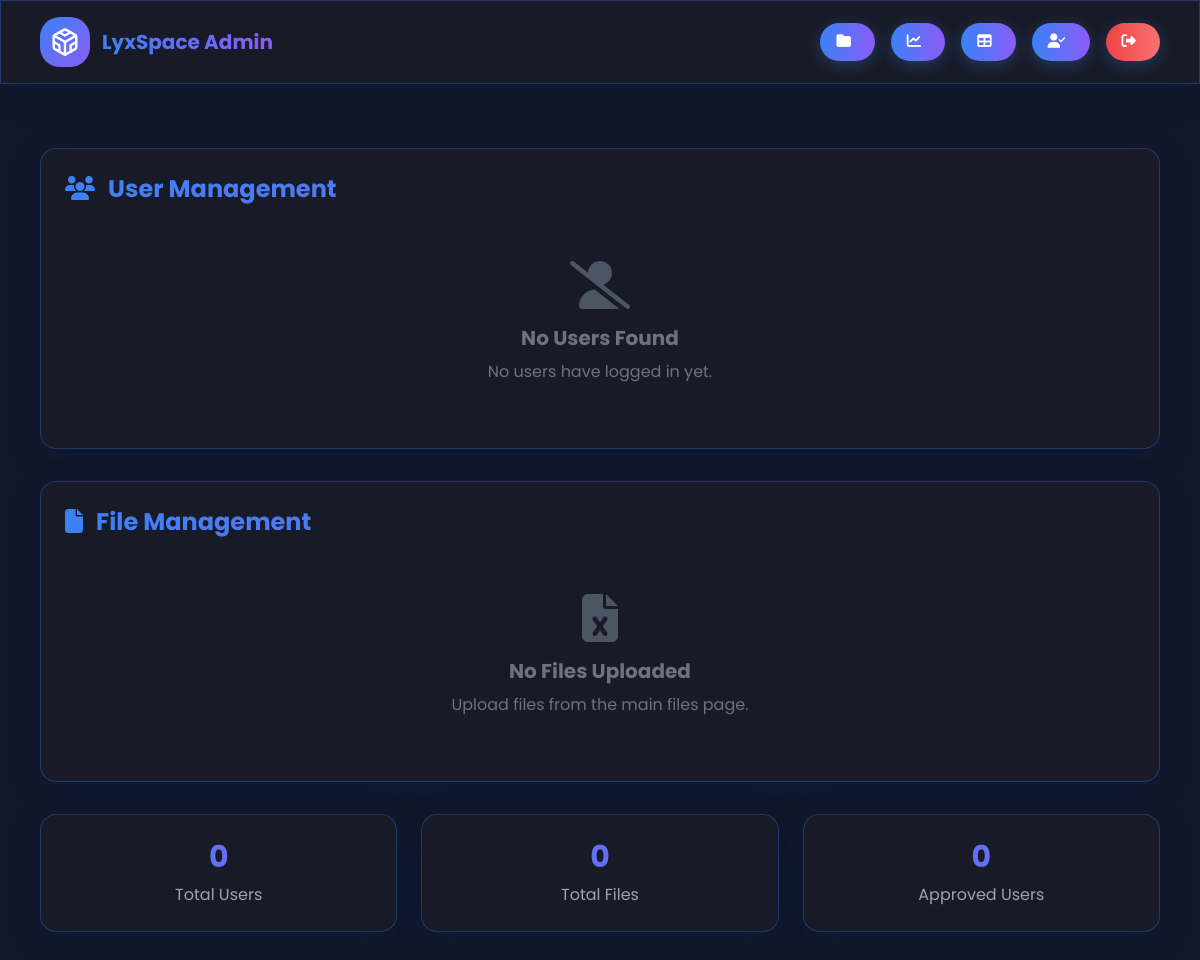
Page /admin (signed in) on the earlier database version.
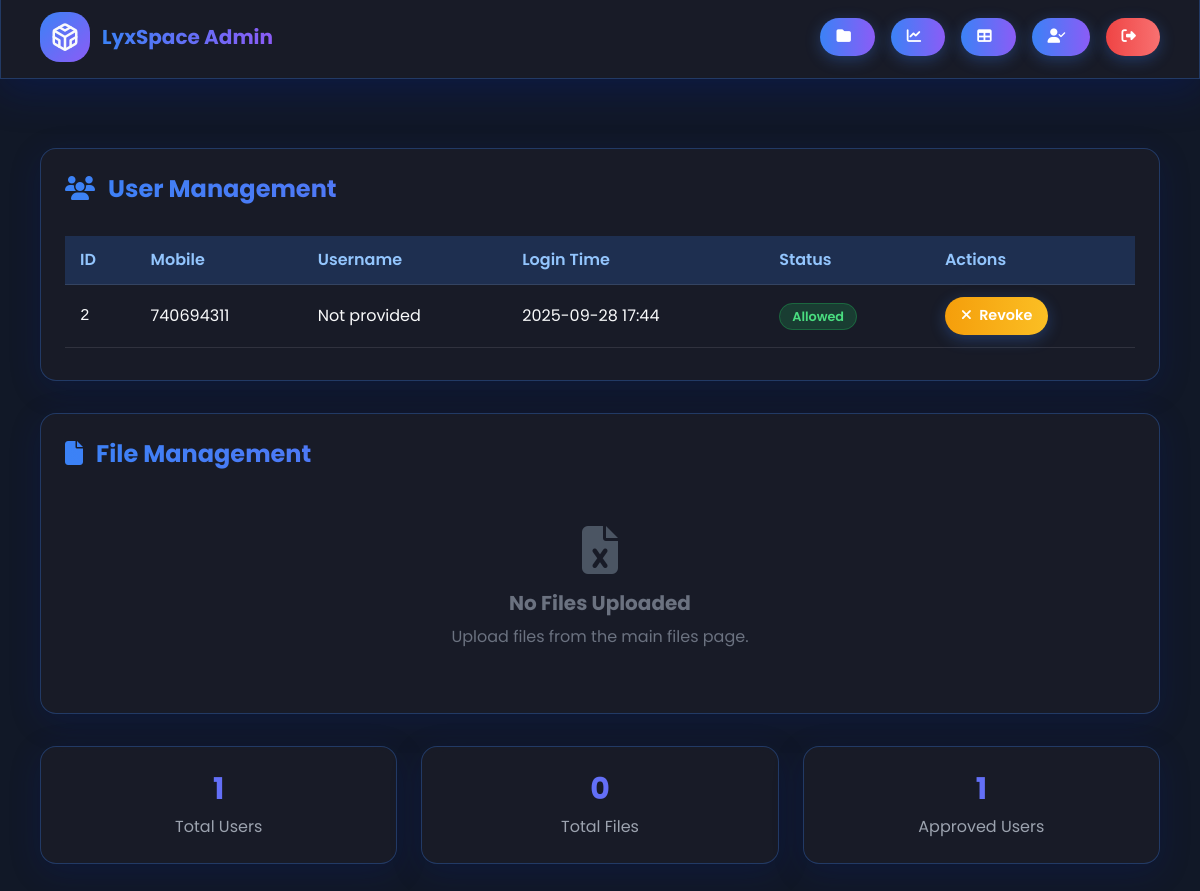
Same page on the later database version.
### app.py (models this page shows)
class User(db.Model, UserMixin):
    id = db.Column(db.Integer, primary_key=True)
    mobile = db.Column(db.Integer, unique=True, nullable=True)
    username = db.Column(db.String(255), nullable=True)
    login_at = db.Column(db.DateTime, default=nairobi_time)
    allowed = db.Column(db.String(255), default="no", nullable=True)
    @property
    def is_allowed(self):
        return self.allowed.lower() == "yes"

### app.py (the view)
@app.route("/admin")
@login_required
@admin_required
def admin_panel():
    users = User.query.filter(User.id != 1).all()  # Exclude admin
    files = FileStore.query.all()
    return render_template("admin.html", users=users, files=files)

### app.py (called while the page is built)
def admin_required(f):
    @wraps(f)
    def decorated_function(*args, **kwargs):
        if not current_user.is_authenticated or current_user.id != 1:
            flash("Admin access required.", "error")
            return redirect(url_for('login'))
        return f(*args, **kwargs)
    return decorated_function

@login_manager.user_loader
def load_user(user_id):
    try:
        return User.query.get(int(user_id))
    except OperationalError as e:
        print("Database connection lost", e)
        return None

@app.before_request
def make_session_permanent():
    session.permanent = True
    app.permanent_session_lifetime = timedelta(hours=732)

### templates/admin.html (shortened to what the changed rows need)
<!DOCTYPE html>
<html lang="en">
<head>
    <script src="https://cdn.tailwindcss.com"></script>
    <link rel="stylesheet" href="https://cdnjs.cloudflare.com/ajax/libs/font-awesome/6.4.0/css/all.min.css">
</head>
<body>
    <main class="max-w-6xl mx-auto px-4 py-8 space-y-8">
        <section class="glass-morph p-6 rounded-2xl">
            <h2 class="text-2xl font-bold gradient-text mb-4">
                <i class="fas fa-users mr-2"></i> User Management
            </h2>
            {% if users %}
            <div class="table-wrapper">
                <table>
                    <thead>
                        <tr>
                            <th>ID</th>
                            <th>Mobile</th>
                            <th>Username</th>
                            <th>Login Time</th>
                            <th>Status</th>
                            <th>Actions</th>
                        </tr>
                    </thead>
                    <tbody>
                        {% for user in users %}
                        <tr>
                            <td class="font-mono">{{ user.id }}</td>
                            <td>{{ user.mobile }}</td>
                            <td>{{ user.username or 'Not provided' }}</td>
                            <td>{{ user.login_at.strftime('%Y-%m-%d %H:%M') }}</td>
                            <td>
                                {% if user.is_allowed %}
                                    <span class="status-badge status-approved">Allowed</span>
                                {% else %}
                                    <span class="status-badge status-pending">Pending</span>
                                {% endif %}
                            </td>
                            <td>
                                <div class="flex space-x-2">
                                    {% if not user.is_allowed %}
                                        <form action="{{ url_for('allow_user', user_id=user.id) }}" method="POST" class="inline">
                                            <button type="submit" class="btn btn-success">
                                                <i class="fas fa-check mr-1"></i> Allow
                                            </button>
                                        </form>
                                    {% else %}
                                        <form action="{{ url_for('revoke_user', user_id=user.id) }}" method="POST" class="inline">
                                            <button type="submit" class="btn btn-warning">
                                                <i class="fas fa-times mr-1"></i> Revoke
                                            </button>
                                        </form>
                                    {% endif %}
                                </div>
                            </td>
                        </tr>
                        {% endfor %}
                    </tbody>
                </table>
            </div>
            {% else %}
            <div class="empty-state">
                <i class="fas fa-user-slash"></i>
                <h3 class="text-xl font-bold mb-2">No Users Found</h3>
                <p>No users have logged in yet.</p>
            </div>
            {% endif %}
        </section>
        <section class="glass-morph p-6 rounded-2xl">
            <h2 class="text-2xl font-bold gradient-text mb-4">
                <i class="fas fa-file mr-2"></i> File Management
            </h2>
        </section>
    </main>
</body>
</html>

Differences in the rows shown:
added User: id "2", mobile "740694311", username "Not provided", login_at "2025-09-28 17:44", allowed "Allowed"
Other differences:
text no longer shown: "No Users Found No users have logged in yet."
text now shown: "ID Mobile Username Login Time Status Actions"
